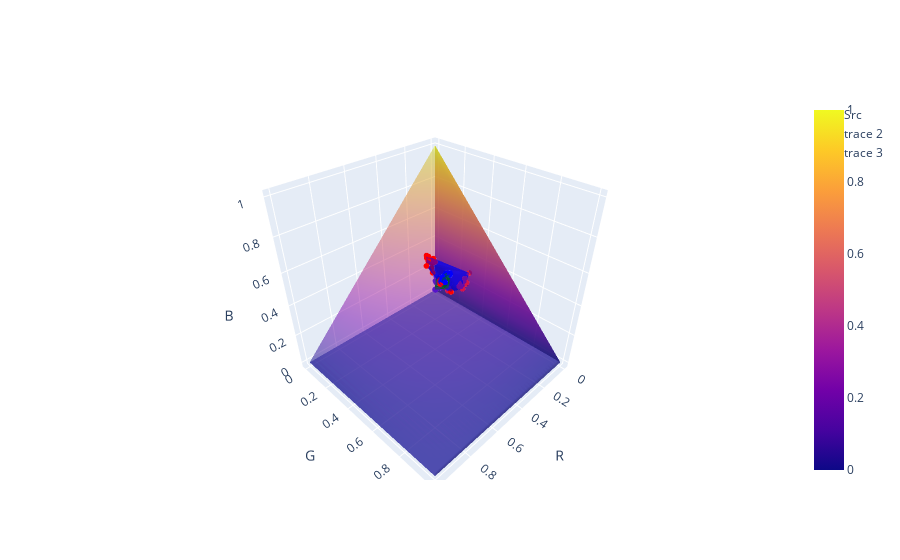

Notebook code cell kept with this figure:
### Code cell
R = []
G = []
B = []
R_h = []
G_h = []
B_h = []
for i in range(len(host)):
    rgb[i] = inverse.dot(rgb[i])
    host[i] = inverse.dot(host[i])
for i in range(len(array)):
    R.append(float(rgb[i][0]/255))
    G.append(float(rgb[i][1]/255))
    B.append(float(rgb[i][2]/255))
    R_h.append(float(host[i][0]/255))
    G_h.append(float(host[i][1]/255))
    B_h.append(float(host[i][2]/255))
R = np.array(R)
G = np.array(G)
B = np.array(B)
R_h = np.array(R_h)
G_h = np.array(G_h)
B_h = np.array(B_h)
fig1 = go.Figure(data=[go.Scatter3d(
    x=R,
    y=G,
    z=B,
    mode='markers',
    marker=dict(
        size= 2,
        color='red',                # set color to an array/list of desired values
        colorscale='Viridis',   # choose a colorscale
        opacity= 1
    )
),go.Surface(
    x = [1,0,0],
    y = [0,1,0],
    z = [[0,0,1], [0,0,0],[0,1,0]]
    ,opacity= 0.5),go.Scatter3d(
    x=R_h,
    y=G_h,
    z=B_h,
    mode='markers',
    marker=dict(
        size= 2,
        color='blue',                # set color to an array/list of desired values
        colorscale='Viridis',   # choose a colorscale
        opacity=1
    )), go.Scatter3d(
    x=R_h,
    y=G_h,
    z=B_h,
    mode='markers',
    marker=dict(
        size= 2,
        color='blue',                # set color to an array/list of desired values
        colorscale='Viridis',   # choose a colorscale
        opacity=1
    )
),go.Mesh3d(x=R, 
                        y=G, 
                        z=B, 
                        color="blue", 
                        opacity=.5,
                        alphahull=0),
                       go.Mesh3d(x=R_h, 
                        y=G_h, 
                        z=B_h, 
                        color="green", 
                        opacity=.5,
                        alphahull=0)])
fig = go.Figure(data = fig1.data)
fig['data'][0]['name'] = 'Src'
fig['data'][1]['name'] = 'Destination'
fig.update_scenes(
                      xaxis = dict( title_text='R'),
                      yaxis = dict( title_text='G'),
                      zaxis = dict( title_text='B'),
                )
fig.show()
